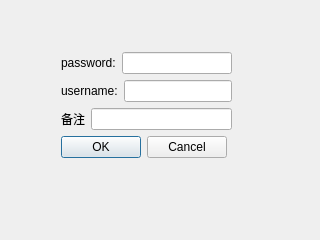
<?xml version="1.0" encoding="UTF-8"?>
<ui version="4.0">
 <class>new_file_dialog</class>
 <widget class="QDialog" name="new_file_dialog">
  <property name="geometry">
   <rect>
    <x>0</x>
    <y>0</y>
    <width>320</width>
    <height>240</height>
   </rect>
  </property>
  <property name="windowTitle">
   <string>new file</string>
  </property>
  <widget class="QWidget" name="">
   <property name="geometry">
    <rect>
     <x>61</x>
     <y>52</y>
     <width>207</width>
     <height>115</height>
    </rect>
   </property>
   <layout class="QFormLayout" name="formLayout">
    <item row="0" column="0">
     <layout class="QVBoxLayout" name="verticalLayout_2">
      <item>
       <layout class="QVBoxLayout" name="verticalLayout">
        <item>
         <layout class="QHBoxLayout" name="horizontalLayout">
          <item>
           <widget class="QLabel" name="label_2">
            <property name="text">
             <string>password:</string>
            </property>
            <property name="buddy">
             <cstring>userNameInput</cstring>
            </property>
           </widget>
          </item>
          <item>
           <widget class="QLineEdit" name="userNameInput"/>
          </item>
         </layout>
        </item>
        <item>
         <layout class="QHBoxLayout" name="horizontalLayout_2">
          <item>
           <widget class="QLabel" name="label">
            <property name="text">
             <string>username:</string>
            </property>
            <property name="buddy">
             <cstring>userPasswordInput</cstring>
            </property>
           </widget>
          </item>
          <item>
           <widget class="QLineEdit" name="userPasswordInput"/>
          </item>
         </layout>
        </item>
       </layout>
      </item>
      <item>
       <layout class="QHBoxLayout" name="horizontalLayout_4">
        <item>
         <widget class="QLabel" name="label_3">
          <property name="text">
           <string>备注</string>
          </property>
          <property name="buddy">
           <cstring>userMemoryInput</cstring>
          </property>
         </widget>
        </item>
        <item>
         <widget class="QLineEdit" name="userMemoryInput"/>
        </item>
       </layout>
      </item>
     </layout>
    </item>
    <item row="1" column="0">
     <layout class="QHBoxLayout" name="horizontalLayout_3">
      <item>
       <widget class="QPushButton" name="NewFileOKButton">
        <property name="text">
         <string>OK</string>
        </property>
       </widget>
      </item>
      <item>
       <widget class="QPushButton" name="NewFileCancelButton">
        <property name="text">
         <string>Cancel</string>
        </property>
       </widget>
      </item>
     </layout>
    </item>
   </layout>
  </widget>
  <zorder>layoutWidget</zorder>
  <zorder>layoutWidget</zorder>
  <zorder>label_3</zorder>
  <zorder>userMemoryInput</zorder>
  <zorder></zorder>
 </widget>
 <resources/>
 <connections>
  <connection>
   <sender>NewFileCancelButton</sender>
   <signal>clicked()</signal>
   <receiver>new_file_dialog</receiver>
   <slot>reject()</slot>
   <hints>
    <hint type="sourcelabel">
     <x>266</x>
     <y>222</y>
    </hint>
    <hint type="destinationlabel">
     <x>283</x>
     <y>168</y>
    </hint>
   </hints>
  </connection>
 </connections>
</ui>
